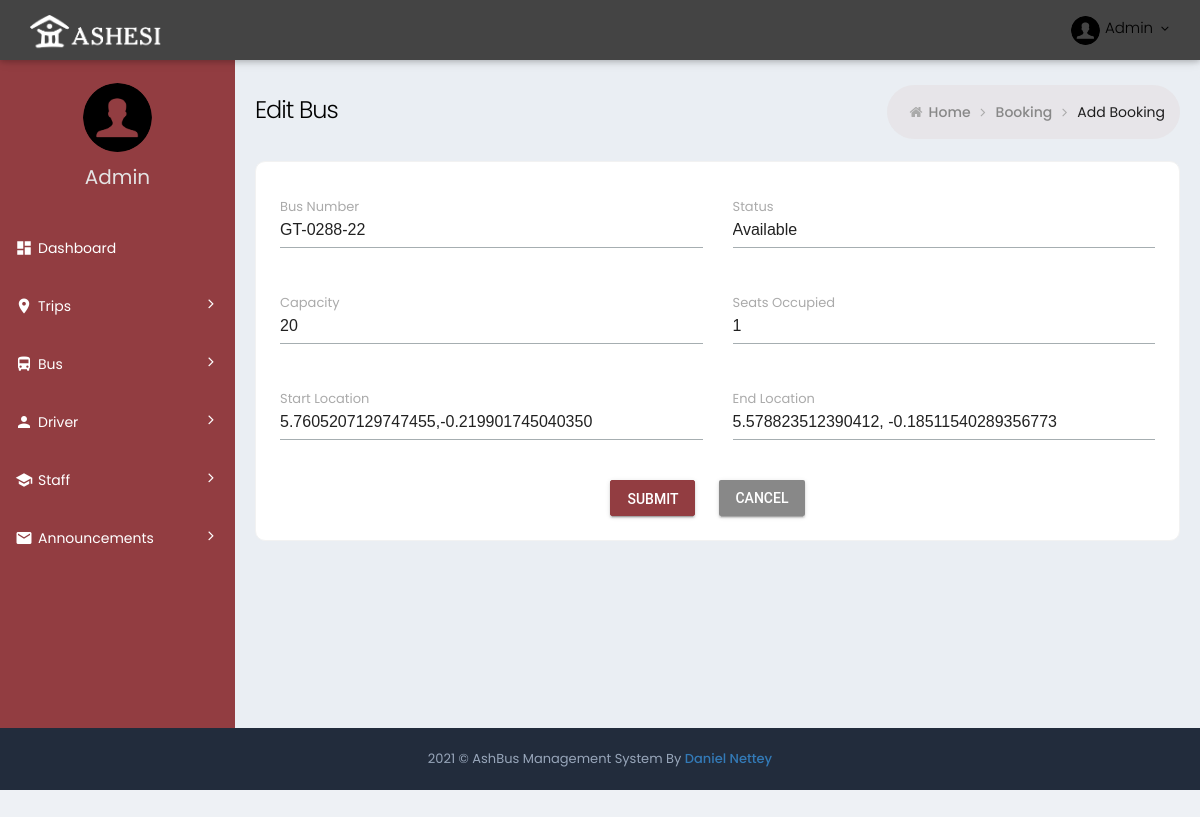
Before: /editbus/2/ with the older database file.
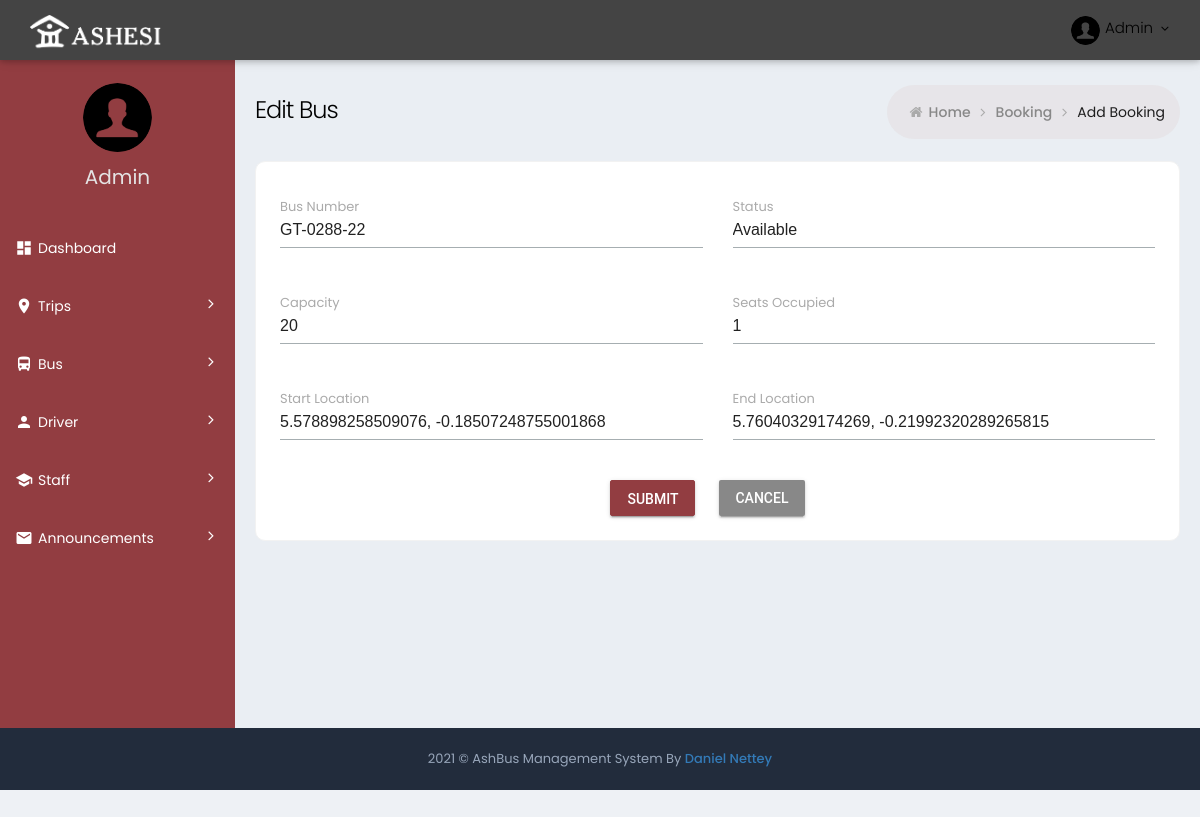
After: the same page with the newer database file.
### ashbus/ashbus_web/models.py (models this page shows, shortened)
class Bus(models.Model):
    bus_number = models.CharField(max_length=40)
    status = models.CharField(max_length=20)
    capacity = models.IntegerField()
    seats_occupied = models.IntegerField()
    location = models.CharField(max_length=60)
    address = models.CharField(max_length=80)
    route = models.ForeignKey(Route, on_delete=models.CASCADE)

class Route(models.Model):
    start_address = models.CharField(max_length=60,default = "")
    end_address = models.CharField(max_length=60, default = "Ashesi University")
    start_location = models.CharField(max_length=40)
    end_location = models.CharField(max_length=40)
    route = models.TextField(default="w}qa@fwc@DP@zAHPF@ZBAZ@rGClJAzLEhXCpWGfN?fI?rHC~QCvH?xIGdYEbE?rFCx\\EdSCze@GfNAD?~DAlAG?G@MJEBKBa@AqGEkE@mNE_K?cK?gDDiCXoAXuClAyE~Bg@R]DK@]FE?EBCD?@?@CHEHGLmAjAgAnAwCtDiCnDkChDs@p@cGbEq@Z}@n@HTo@Pq@ZQLyApAo@`@s@VgB\\qA`@aDjA}FlBmA\\uAV_E\\yGh@kAFc@@c@Ci@IaBQ{AUgEc@uI}@eFe@uASyDs@uD}@wGoAuFy@eCKmCYeKcA}MsAkMuAuFs@cKaAgHq@mDm@a@I}Bu@iCeAuB_A_I_EyAi@wA]gAOeAGa@Aa@?eANcCZoAPwCTaCBsOw@_DOcJA_AA_AI_AG_Dk@{Bs@}@c@oEkCwBqAeFmDoDeCaDuBkC_BsAq@sCkAgFmByIeDm@]q@i@}EoGaC_DqA{As@k@m@UmBg@kFmAsIoBkD{@gAQkCYcD[oDWcCY}Bg@eBc@aDiAuBo@iDkAWK{@g@g@_@[c@W{@KyBG_@Om@gAoBUa@kA}A[W_Ag@iAm@yAgA{GyEaCeBaAo@cCeBsA_Ao@[wBu@[IA]Cc@[kD@k@Ha@N_@j@w@V[pAeA`BgAv@Uj@GXBtBb@b@LdDfAbDlA`Cz@jAj@TRFJRz@F^z@V")

### ashbus/ashbus_web/views.py (the view)
# urls.py: path('editbus/<int:bus_id>/', EditBusView, name="edit_bus"),
def EditBusView(request, bus_id):
    bus = Bus.objects.filter(id=bus_id)[0]
    route = Route.objects.filter(id=bus.route.id)[0]
    if request.method == "POST":
        try:
            bus.bus_number = request.POST.get('bus_number')
            bus.status = request.POST.get('status')
            bus.capacity = request.POST.get('capacity')
            bus.seats_occupied = request.POST.get('seats_occupied')
            route.start_location = request.POST.get('start_location')
            route.end_location = request.POST.get('end_location')
            bus.save()
            route.save()
            return render(request, 'edit_bus.html', {"bus":bus})
        except Exception :
            raise Exception
            return render(request,"Something went wrong")
    else:
        return render(request, 'edit_bus.html', {"bus":bus})

### ashbus/ashbus_web/templates/edit_bus.html (shortened to what this page needs)
{% extends 'innerBase.html'  %}
{% block Content %}
<div class="page-content-wrapper">
	<div class="page-content">
		<div class="page-bar">
			<div class="page-title-breadcrumb">
				<div class=" pull-left">
					<div class="page-title">Edit Bus </div>
				</div>
				<ol class="breadcrumb page-breadcrumb pull-right">
					<li><i class="fa fa-home"></i>&nbsp;<a class="parent-item"
							href="{% url 'index' %}">Home</a>&nbsp;<i class="fa fa-angle-right"></i>
					</li>
					<li><a class="parent-item" href="">Booking</a>&nbsp;<i class="fa fa-angle-right"></i>
					</li>
					<li class="active">Add Booking</li>
				</ol>
			</div>
		</div>
		<div class="row">
			<div class="col-sm-12">
				<div class="card-box">
					<form action="{% url 'edit_bus' bus.id %}"  method="POST"  class="">
						<div class="card-body row">
							<div class="col-lg-6 p-t-20">
								<div
									class="mdl-textfield mdl-js-textfield mdl-textfield--floating-label txt-full-width">
									<input class="mdl-textfield__input" type="text" name="bus_number" id="txtFirstName" value="{{ bus.bus_number }}">
									<label class="mdl-textfield__label">Bus Number</label>
								</div>
							</div>
							<div class="col-lg-6 p-t-20">
								<div
									class="mdl-textfield mdl-js-textfield mdl-textfield--floating-label txt-full-width">
									<input class="mdl-textfield__input" type="text" name="status" id="txtLasttName" value="{{ bus.status }}">
									<label class="mdl-textfield__label">Status</label>
								</div>
							</div>
							<div class="col-lg-6 p-t-20">
								<div
									class="mdl-textfield mdl-js-textfield mdl-textfield--floating-label txt-full-width">
									<input class="mdl-textfield__input" type="number" name="capacity" id="txtemail" value="{{ bus.capacity }}">
									<label class="mdl-textfield__label">Capacity</label>
								</div>
							</div>
							<div class="col-lg-6 p-t-20">
								<div
									class="mdl-textfield mdl-js-textfield mdl-textfield--floating-label txt-full-width">
									<input class="mdl-textfield__input" type="number" name="seats_occupied" id="txtemail" value="{{ bus.seats_occupied }}">
									<label class="mdl-textfield__label">Seats Occupied</label>
								</div>
							</div>
							<div class="col-lg-6 p-t-20">
								<div
									class="mdl-textfield mdl-js-textfield mdl-textfield--floating-label txt-full-width">
									<input class="mdl-textfield__input" type="text" name="start_location" id="start_location" value="{{ bus.route.start_location }}">
									<label class="mdl-textfield__label">Start Location</label>
								</div>
							</div>
							<div class="col-lg-6 p-t-20">
								<div
									class="mdl-textfield mdl-js-textfield mdl-textfield--floating-label txt-full-width">
									<input class="mdl-textfield__input" type="text" id="amount" name="end_location" value="{{ bus.route.end_location }}">
									<label class="mdl-textfield__label">End Location</label>
								</div>
							</div>
							<div class="col-lg-12 p-t-20 text-center">
								<button type="submit" value="submit"
									class="mdl-button mdl-js-button mdl-button--raised mdl-js-ripple-effect m-b-10 m-r-20 btn-pink">Submit</button>
								<a href="{% url 'index' %}">
									<button type="button"
									class="mdl-button mdl-js-button mdl-button--raised mdl-js-ripple-effect m-b-10 btn-default">Cancel</button>
								</a>
							</div>
						</div>
					</form>
				</div>
			</div>
		</div>
	</div>
</div>
{% endblock Content %}

Changed rows visible on the page:
changed Bus "GT-0288-22": start_location "5.7605207129747455,-0.219901745040350" → "5.578898258509076, -0.18507248755001868"; end_location "5.578823512390412, -0.18511540289356773" → "5.76040329174269, -0.21992320289265815"
